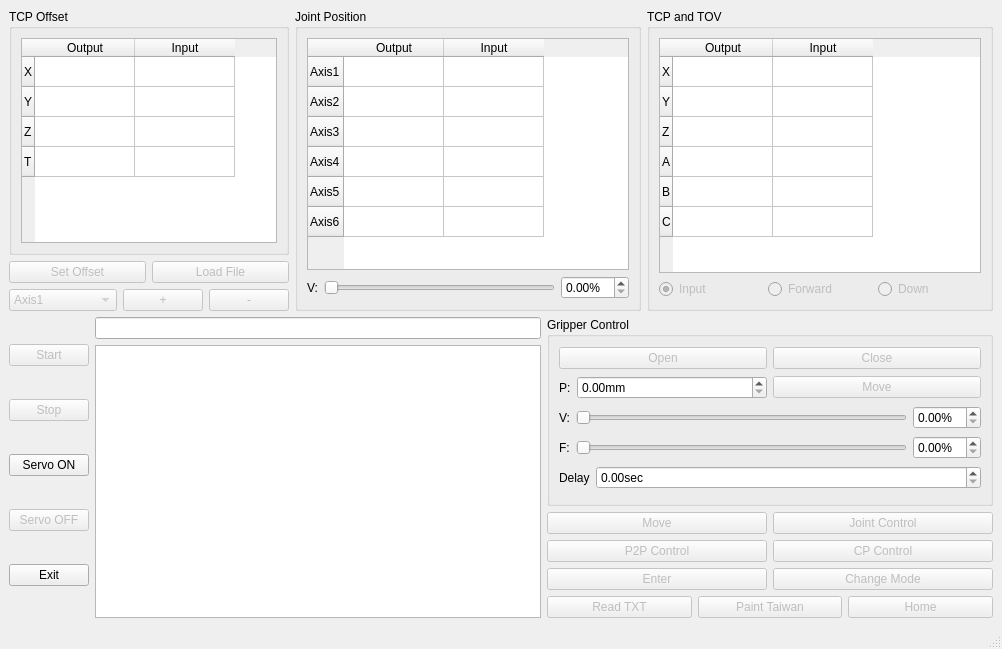
<?xml version="1.0" encoding="UTF-8"?>
<ui version="4.0">
 <class>robotcontrolClass</class>
 <widget class="QMainWindow" name="robotcontrolClass">
  <property name="geometry">
   <rect>
    <x>0</x>
    <y>0</y>
    <width>1002</width>
    <height>649</height>
   </rect>
  </property>
  <property name="windowTitle">
   <string>MainWindow</string>
  </property>
  <widget class="QWidget" name="centralwidget">
   <layout class="QVBoxLayout" name="verticalLayout_12">
    <item>
     <layout class="QVBoxLayout" name="verticalLayout_6">
      <item>
       <layout class="QHBoxLayout" name="horizontalLayout_12">
        <item>
         <layout class="QVBoxLayout" name="verticalLayout_5">
          <item>
           <widget class="QGroupBox" name="groupBox">
            <property name="title">
             <string>TCP Offset</string>
            </property>
            <layout class="QVBoxLayout" name="verticalLayout_9">
             <item>
              <widget class="QTableWidget" name="offsettable">
               <property name="sizePolicy">
                <sizepolicy hsizetype="Minimum" vsizetype="Minimum">
                 <horstretch>0</horstretch>
                 <verstretch>0</verstretch>
                </sizepolicy>
               </property>
               <property name="editTriggers">
                <set>QAbstractItemView::NoEditTriggers</set>
               </property>
               <row>
                <property name="text">
                 <string>X</string>
                </property>
               </row>
               <row>
                <property name="text">
                 <string>Y</string>
                </property>
               </row>
               <row>
                <property name="text">
                 <string>Z</string>
                </property>
               </row>
               <row>
                <property name="text">
                 <string>T</string>
                </property>
               </row>
               <column>
                <property name="text">
                 <string>Output</string>
                </property>
               </column>
               <column>
                <property name="text">
                 <string>Input</string>
                </property>
               </column>
              </widget>
             </item>
            </layout>
           </widget>
          </item>
          <item>
           <layout class="QHBoxLayout" name="horizontalLayout_7">
            <item>
             <widget class="QPushButton" name="setoffset_btn">
              <property name="enabled">
               <bool>false</bool>
              </property>
              <property name="text">
               <string>Set Offset</string>
              </property>
             </widget>
            </item>
            <item>
             <widget class="QPushButton" name="loadfile">
              <property name="enabled">
               <bool>false</bool>
              </property>
              <property name="text">
               <string>Load File</string>
              </property>
             </widget>
            </item>
           </layout>
          </item>
          <item>
           <layout class="QHBoxLayout" name="horizontalLayout_9">
            <item>
             <widget class="QComboBox" name="axiscombox">
              <property name="enabled">
               <bool>false</bool>
              </property>
              <item>
               <property name="text">
                <string>Axis1</string>
               </property>
              </item>
              <item>
               <property name="text">
                <string>Axis2</string>
               </property>
              </item>
              <item>
               <property name="text">
                <string>Axis3</string>
               </property>
              </item>
              <item>
               <property name="text">
                <string>Axis4</string>
               </property>
              </item>
              <item>
               <property name="text">
                <string>Axis5</string>
               </property>
              </item>
              <item>
               <property name="text">
                <string>Axis6</string>
               </property>
              </item>
             </widget>
            </item>
            <item>
             <layout class="QHBoxLayout" name="horizontalLayout_8">
              <item>
               <widget class="QPushButton" name="jog_p_btn">
                <property name="enabled">
                 <bool>false</bool>
                </property>
                <property name="text">
                 <string>+</string>
                </property>
               </widget>
              </item>
              <item>
               <widget class="QPushButton" name="jog_n_btn">
                <property name="enabled">
                 <bool>false</bool>
                </property>
                <property name="text">
                 <string>-</string>
                </property>
               </widget>
              </item>
             </layout>
            </item>
           </layout>
          </item>
         </layout>
        </item>
        <item>
         <widget class="QGroupBox" name="groupBox_2">
          <property name="title">
           <string>Joint Position</string>
          </property>
          <layout class="QVBoxLayout" name="verticalLayout_10">
           <item>
            <widget class="QTableWidget" name="jointtable">
             <property name="editTriggers">
              <set>QAbstractItemView::NoEditTriggers</set>
             </property>
             <row>
              <property name="text">
               <string>Axis1</string>
              </property>
             </row>
             <row>
              <property name="text">
               <string>Axis2</string>
              </property>
             </row>
             <row>
              <property name="text">
               <string>Axis3</string>
              </property>
             </row>
             <row>
              <property name="text">
               <string>Axis4</string>
              </property>
             </row>
             <row>
              <property name="text">
               <string>Axis5</string>
              </property>
             </row>
             <row>
              <property name="text">
               <string>Axis6</string>
              </property>
             </row>
             <column>
              <property name="text">
               <string>Output</string>
              </property>
             </column>
             <column>
              <property name="text">
               <string>Input</string>
              </property>
             </column>
            </widget>
           </item>
           <item>
            <layout class="QHBoxLayout" name="horizontalLayout_17">
             <item>
              <widget class="QLabel" name="label_25">
               <property name="text">
                <string>V:</string>
               </property>
              </widget>
             </item>
             <item>
              <widget class="QSlider" name="horizontalSlider_3">
               <property name="orientation">
                <enum>Qt::Horizontal</enum>
               </property>
              </widget>
             </item>
             <item>
              <widget class="QDoubleSpinBox" name="doubleSpinBox_33">
               <property name="suffix">
                <string>%</string>
               </property>
              </widget>
             </item>
            </layout>
           </item>
          </layout>
         </widget>
        </item>
        <item>
         <widget class="QGroupBox" name="gridGroupBox">
          <property name="title">
           <string>TCP and TOV</string>
          </property>
          <layout class="QVBoxLayout" name="verticalLayout_11">
           <item>
            <widget class="QTableWidget" name="tcptable">
             <property name="editTriggers">
              <set>QAbstractItemView::NoEditTriggers</set>
             </property>
             <row>
              <property name="text">
               <string>X</string>
              </property>
             </row>
             <row>
              <property name="text">
               <string>Y</string>
              </property>
             </row>
             <row>
              <property name="text">
               <string>Z</string>
              </property>
             </row>
             <row>
              <property name="text">
               <string>A</string>
              </property>
             </row>
             <row>
              <property name="text">
               <string>B</string>
              </property>
             </row>
             <row>
              <property name="text">
               <string>C</string>
              </property>
             </row>
             <column>
              <property name="text">
               <string>Output</string>
              </property>
             </column>
             <column>
              <property name="text">
               <string>Input</string>
              </property>
             </column>
            </widget>
           </item>
           <item>
            <layout class="QHBoxLayout" name="horizontalLayout_16">
             <item>
              <widget class="QRadioButton" name="radioButton">
               <property name="enabled">
                <bool>false</bool>
               </property>
               <property name="text">
                <string>Input</string>
               </property>
               <property name="checked">
                <bool>true</bool>
               </property>
              </widget>
             </item>
             <item>
              <widget class="QRadioButton" name="radioButton_2">
               <property name="enabled">
                <bool>false</bool>
               </property>
               <property name="text">
                <string>Forward</string>
               </property>
              </widget>
             </item>
             <item>
              <widget class="QRadioButton" name="radioButton_3">
               <property name="enabled">
                <bool>false</bool>
               </property>
               <property name="text">
                <string>Down</string>
               </property>
              </widget>
             </item>
            </layout>
           </item>
          </layout>
         </widget>
        </item>
       </layout>
      </item>
      <item>
       <layout class="QHBoxLayout" name="horizontalLayout_10">
        <item>
         <layout class="QVBoxLayout" name="verticalLayout_2">
          <item>
           <widget class="QPushButton" name="start_btn">
            <property name="enabled">
             <bool>false</bool>
            </property>
            <property name="text">
             <string>Start</string>
            </property>
           </widget>
          </item>
          <item>
           <widget class="QPushButton" name="stop_btn">
            <property name="enabled">
             <bool>false</bool>
            </property>
            <property name="text">
             <string>Stop</string>
            </property>
           </widget>
          </item>
          <item>
           <widget class="QPushButton" name="servo_on_btn">
            <property name="text">
             <string>Servo ON</string>
            </property>
           </widget>
          </item>
          <item>
           <widget class="QPushButton" name="servo_off_btn">
            <property name="enabled">
             <bool>false</bool>
            </property>
            <property name="text">
             <string>Servo OFF</string>
            </property>
           </widget>
          </item>
          <item>
           <widget class="QPushButton" name="exit_btn">
            <property name="text">
             <string>Exit</string>
            </property>
           </widget>
          </item>
         </layout>
        </item>
        <item>
         <layout class="QVBoxLayout" name="verticalLayout_3">
          <item>
           <widget class="QLineEdit" name="ed_editor"/>
          </item>
          <item>
           <widget class="QListWidget" name="list_nc"/>
          </item>
         </layout>
        </item>
        <item>
         <layout class="QVBoxLayout" name="verticalLayout_7">
          <item>
           <widget class="QGroupBox" name="groupBox_4">
            <property name="title">
             <string>Gripper Control</string>
            </property>
            <layout class="QVBoxLayout" name="verticalLayout">
             <item>
              <layout class="QHBoxLayout" name="horizontalLayout_2">
               <item>
                <widget class="QPushButton" name="pushButton_3">
                 <property name="enabled">
                  <bool>false</bool>
                 </property>
                 <property name="text">
                  <string>Open</string>
                 </property>
                </widget>
               </item>
               <item>
                <widget class="QPushButton" name="pushButton_4">
                 <property name="enabled">
                  <bool>false</bool>
                 </property>
                 <property name="text">
                  <string>Close</string>
                 </property>
                </widget>
               </item>
              </layout>
             </item>
             <item>
              <layout class="QHBoxLayout" name="horizontalLayout_3">
               <item>
                <layout class="QHBoxLayout" name="horizontalLayout">
                 <item>
                  <widget class="QLabel" name="label_21">
                   <property name="sizePolicy">
                    <sizepolicy hsizetype="Fixed" vsizetype="Preferred">
                     <horstretch>0</horstretch>
                     <verstretch>0</verstretch>
                    </sizepolicy>
                   </property>
                   <property name="text">
                    <string>P:</string>
                   </property>
                  </widget>
                 </item>
                 <item>
                  <widget class="QDoubleSpinBox" name="doubleSpinBox_30">
                   <property name="suffix">
                    <string>mm</string>
                   </property>
                  </widget>
                 </item>
                </layout>
               </item>
               <item>
                <widget class="QPushButton" name="pushButton_5">
                 <property name="enabled">
                  <bool>false</bool>
                 </property>
                 <property name="text">
                  <string>Move</string>
                 </property>
                </widget>
               </item>
              </layout>
             </item>
             <item>
              <layout class="QHBoxLayout" name="horizontalLayout_4">
               <item>
                <widget class="QLabel" name="label_22">
                 <property name="text">
                  <string>V:</string>
                 </property>
                </widget>
               </item>
               <item>
                <widget class="QSlider" name="horizontalSlider">
                 <property name="orientation">
                  <enum>Qt::Horizontal</enum>
                 </property>
                </widget>
               </item>
               <item>
                <widget class="QDoubleSpinBox" name="doubleSpinBox_29">
                 <property name="suffix">
                  <string>%</string>
                 </property>
                </widget>
               </item>
              </layout>
             </item>
             <item>
              <layout class="QHBoxLayout" name="horizontalLayout_5">
               <item>
                <widget class="QLabel" name="label_23">
                 <property name="text">
                  <string>F:</string>
                 </property>
                </widget>
               </item>
               <item>
                <widget class="QSlider" name="horizontalSlider_2">
                 <property name="orientation">
                  <enum>Qt::Horizontal</enum>
                 </property>
                </widget>
               </item>
               <item>
                <widget class="QDoubleSpinBox" name="doubleSpinBox_31">
                 <property name="suffix">
                  <string>%</string>
                 </property>
                </widget>
               </item>
              </layout>
             </item>
             <item>
              <layout class="QHBoxLayout" name="horizontalLayout_6">
               <item>
                <widget class="QLabel" name="label_24">
                 <property name="sizePolicy">
                  <sizepolicy hsizetype="Fixed" vsizetype="Preferred">
                   <horstretch>0</horstretch>
                   <verstretch>0</verstretch>
                  </sizepolicy>
                 </property>
                 <property name="text">
                  <string>Delay</string>
                 </property>
                </widget>
               </item>
               <item>
                <widget class="QDoubleSpinBox" name="doubleSpinBox_32">
                 <property name="suffix">
                  <string>sec</string>
                 </property>
                </widget>
               </item>
              </layout>
             </item>
            </layout>
           </widget>
          </item>
          <item>
           <layout class="QVBoxLayout" name="verticalLayout_8">
            <item>
             <layout class="QHBoxLayout" name="horizontalLayout_13">
              <item>
               <widget class="QPushButton" name="move_btn">
                <property name="enabled">
                 <bool>false</bool>
                </property>
                <property name="text">
                 <string>Move</string>
                </property>
               </widget>
              </item>
              <item>
               <widget class="QPushButton" name="joint_ctr_btn">
                <property name="enabled">
                 <bool>false</bool>
                </property>
                <property name="text">
                 <string>Joint Control</string>
                </property>
               </widget>
              </item>
             </layout>
            </item>
            <item>
             <layout class="QHBoxLayout" name="horizontalLayout_14">
              <item>
               <widget class="QPushButton" name="p2p_ctr_btn">
                <property name="enabled">
                 <bool>false</bool>
                </property>
                <property name="text">
                 <string>P2P Control</string>
                </property>
               </widget>
              </item>
              <item>
               <widget class="QPushButton" name="cp_ctr_btn">
                <property name="enabled">
                 <bool>false</bool>
                </property>
                <property name="text">
                 <string>CP Control</string>
                </property>
               </widget>
              </item>
             </layout>
            </item>
            <item>
             <layout class="QHBoxLayout" name="horizontalLayout_15">
              <item>
               <widget class="QPushButton" name="enter_btn">
                <property name="enabled">
                 <bool>false</bool>
                </property>
                <property name="text">
                 <string>Enter</string>
                </property>
               </widget>
              </item>
              <item>
               <widget class="QPushButton" name="mode_btn">
                <property name="enabled">
                 <bool>false</bool>
                </property>
                <property name="text">
                 <string>Change Mode</string>
                </property>
               </widget>
              </item>
             </layout>
            </item>
           </layout>
          </item>
          <item>
           <layout class="QHBoxLayout" name="horizontalLayout_11">
            <item>
             <layout class="QHBoxLayout" name="horizontalLayout_18">
              <item>
               <widget class="QPushButton" name="readtxt_btn">
                <property name="enabled">
                 <bool>false</bool>
                </property>
                <property name="text">
                 <string>Read TXT</string>
                </property>
               </widget>
              </item>
              <item>
               <widget class="QPushButton" name="paint_btn">
                <property name="enabled">
                 <bool>false</bool>
                </property>
                <property name="text">
                 <string>Paint Taiwan</string>
                </property>
               </widget>
              </item>
              <item>
               <widget class="QPushButton" name="home_btn">
                <property name="enabled">
                 <bool>false</bool>
                </property>
                <property name="text">
                 <string>Home</string>
                </property>
               </widget>
              </item>
             </layout>
            </item>
           </layout>
          </item>
         </layout>
        </item>
       </layout>
      </item>
     </layout>
    </item>
   </layout>
  </widget>
  <widget class="QStatusBar" name="statusbar"/>
 </widget>
 <resources/>
 <connections/>
</ui>
